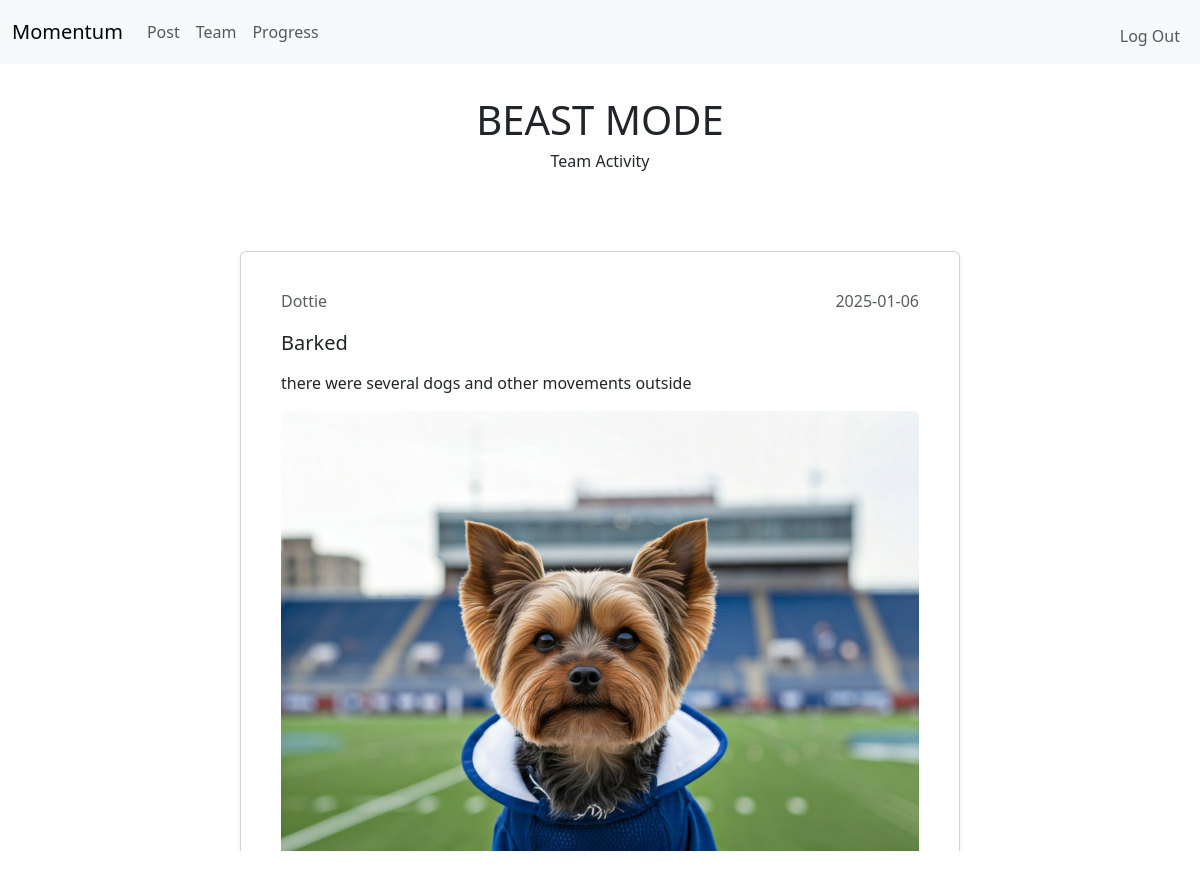
Page /team (signed in) on the committed database.
### tables this page shows
CREATE TABLE teams (
    id INTEGER PRIMARY KEY AUTOINCREMENT NOT NULL,
    name TEXT UNIQUE NOT NULL, 
    join_code TEXT NOT NULL,
    creation_date DATE DEFAULT CURRENT_DATE
);

CREATE TABLE workouts (
    id INTEGER PRIMARY KEY AUTOINCREMENT NOT NULL,
    user_id INTEGER REFERENCES users(id),
    date DATE,
    year INT NOT NULL,
    month INT NOT NULL,
    day INT NOT NULL,
    title TEXT,
    description TEXT,
    image TEXT
);

CREATE TABLE users (
    id INTEGER PRIMARY KEY AUTOINCREMENT NOT NULL, 
    username TEXT UNIQUE NOT NULL, 
    hash TEXT NOT NULL
);

### app.py (the view)
@app.route("/team", methods=["GET", "POST"])
@login_required
def team():
    user = session["user_id"]
    team_query = db.execute(
        "SELECT memberships.team_id, teams.name FROM memberships JOIN teams ON teams.id = memberships.team_id  WHERE memberships.user_id = (?)", user
    )
    if len(team_query) == 1:
        team_name = team_query[0]["name"]
        team_id = team_query[0]["team_id"]
        workouts = db.execute(
            "SELECT * FROM workouts JOIN users ON workouts.user_id = users.id WHERE users.id IN (SELECT user_id FROM memberships WHERE team_id = ?) ORDER BY workouts.date DESC, workouts.id DESC", team_id)
        return render_template("team.html", workouts=workouts, team_name=team_name)
    else:
        return render_template("no_team.html")

### app.py (called while the page is built)
@app.after_request
def after_request(response):
    response.headers["Cache-Control"] = "no-cache, no-store, must-revalidate"
    response.headers["Expires"] = 0
    response.headers["Pragma"] = "no-cache"
    return response

### helpers.py (called while the page is built)
def login_required(f):
    @wraps(f)
    def decorated_function(*args, **kwargs):
        if session.get("user_id") is None:
            return redirect("/login")
        return f(*args, **kwargs)
    return decorated_function

### templates/team.html (shortened to what this page needs)
{% extends "layout.html" %}
{% block main %}
<div>
    <div id="top">
        <br></br>
        <h1>{{ team_name }}</h1>
        <h6>Team Activity</h6>
        <br></br>
    </div>
    <div class="container mt-4 scrollable-container" style="height: 600px; overflow: auto;">
        <div class="row justify-content-center">
            <div class="col-md-8">
                {% for workout in workouts %}
                <div class="card p-4 mb-3 shadow-sm">
                    <div class="card-body">
                        <div class="row mb-3">
                            <div class="col-6">
                                <h6 class="card-title text-muted text-start">{{ workout.username }}</h6>
                            </div>
                            <div class="col-6">
                                <h6 class="card-title text-muted text-end">{{ workout.date }}</h6>
                            </div>
                        </div>
                        <div class="row mb-3">
                            <div class="col-9">
                                <h5 class="card-subtitle text-start">{{ workout.title }}</h5>
                            </div>
                        </div>
                        <p class="card-text text-start">{{ workout.description }}</p>
                        {% if workout.image %}
                            <img src="{{ workout.image }}" class="img-fluid rounded">
                        {% endif %}
                    </div>
                </div>
                {% endfor %}
            </div>
        </div>
    </div>
</div>
{% endblock %}

### templates/layout.html (shortened to what this page needs)
<!DOCTYPE html>
<html lang="en">
  <head>
        <link href="https://cdn.jsdelivr.net/npm/bootstrap@5.3.3/dist/css/bootstrap.min.css" rel="stylesheet">
    </head>
    <body>
        <nav>
            <nav class="navbar navbar-expand-lg navbar-light bg-light fixed-top">
                <div class="container-fluid">
                    <a class="navbar-brand" href="#">Momentum</a>
                    <div class="collapse navbar-collapse" id="navbarSupportedContent">
                        {% if session["user_id"] %}
                        <ul class="navbar-nav me-auto mb-2 mb-lg-0">
                            <li class="nav-item"><a class="nav-link" aria-current="page" href="/post">Post</a></li>
                            <li class="nav-item"><a class="nav-link" aria-current="page" href="/team">Team</a> </li>
                            <li class="nav-item"><a class="nav-link" aria-current="page" href="/progress">Progress</a></li>
                        </ul>
                        <ul class="navbar-nav ms-auto mt-2">
                            <li class="nav-item"><a class="nav-link" href="/logout">Log Out</a></li>
                        </ul>
                        {% else %}
                        <ul class="navbar-nav ms-auto mt-2">
                            <li class="nav-item"><a class="nav-link" href="/register">Register</a></li>
                            <li class="nav-item"><a class="nav-link" href="/login">Log In</a></li>
                        </ul>
                        {% endif %}
                    </div>
                </div>
            </nav>
        </nav>
        <main class="container py-5 text-center">
            {% block main %}{% endblock %}
        </main>
    </body>
</html>

### rows in the picture
teams: name "BEAST MODE"
workouts: username "Dottie", date "2025-01-06", title "Barked", description "there were several dogs and other movements outside", image (picture)
